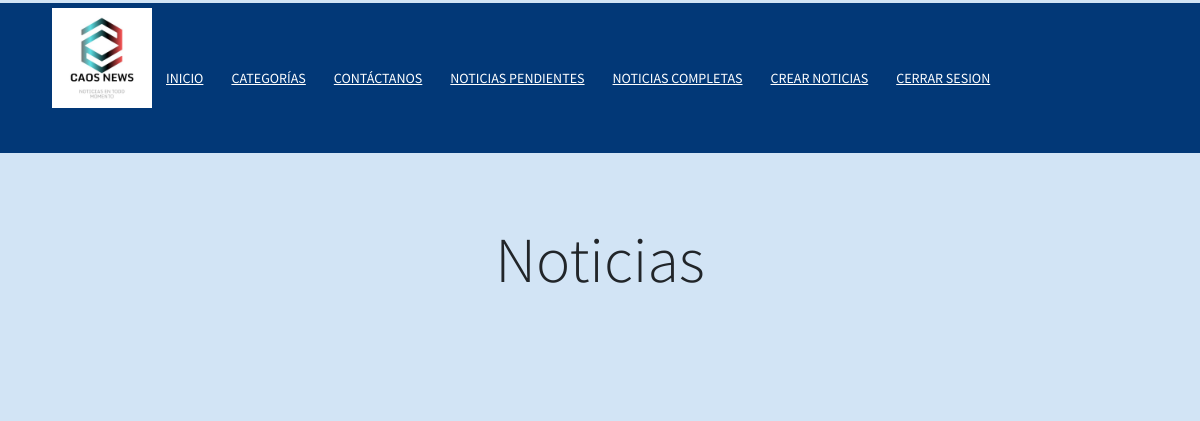
The app's page /usuarios/tasks_completed/ (signed in), older data.
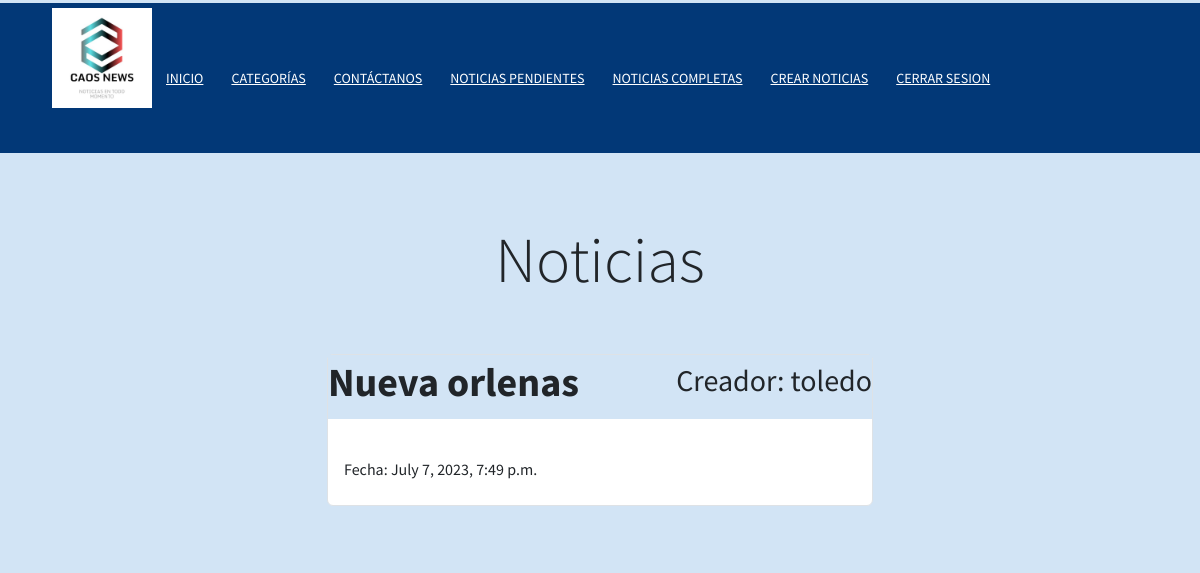
The same page, newer data.
### usuarios/models.py (models this page shows, shortened)
class Task(models.Model):
    title = models.CharField(max_length=100, verbose_name=_("Título"))
    description = models.TextField(blank=True, verbose_name=_("Descripción"))
    imagen = models.ImageField(upload_to='img/', null=True, blank=True, verbose_name=_("Imagen"))
    created = models.DateTimeField(auto_now_add=True, verbose_name=_("Creado"))
    datecompleted = models.DateTimeField(null=True, blank=True, verbose_name=_("Fecha completado"))
    important = models.BooleanField(default=False, verbose_name=_("Importante"))
    user = models.ForeignKey(User, on_delete=models.CASCADE)
    class Meta:
        verbose_name = _("Tarea")
        verbose_name_plural = _("Tareas")

### usuarios/views.py (the view)
# urls.py: path('tasks_completed/', views.tasks_completed, name="tasks_completed"),
@login_required
def tasks_completed(request):
    tasks = Task.objects.filter(user = request.user, datecompleted__isnull=False).order_by('-datecompleted')
    return render(request, 'usuarios/tasks.html', {'tasks': tasks})

### usuarios/templates/usuarios/tasks.html (shortened to what this page needs)
<link rel="stylesheet" href="https://cdn.jsdelivr.net/npm/bootstrap@5.3.0/dist/css/bootstrap.min.css">
{% extends 'usuarios/base.html' %}
{% load static %}
{% block content %}
<main class="container" style = "padding-top: 1px;">
    <div class="row">
        <div class="col-md-6 offset-md-3">
            <h1 class="text-center display-3 py-5">Noticias</h1>
            <ul class="list-group">
                {% for task in tasks %}
                    <a class="list-group-item" href="{% url 'task_detail' task.id %}">
                       <header class="d-flex justify-content-between">
                            {% if task.important %}
                            <h1 class="fw-bold text-success">{{task.title}}</h1>
                            {% else %}
                            <h1 class="fw-bold">{{task.title}}</h1>
                            {% endif %}
                            <p style = "font-size: 30px;">Creador: {{task.user.username}}</p>
                       </header>
                        <p>{{task.description}}</p>
                        <p style = "padding-top: 30px;">Fecha: {{task.datecompleted}}</p>
                    </a>
                {% endfor %}
            </ul>
        </div>
    </div>
</main>
{% endblock %}

Row changes from the older to the newer data that the page shows:
added Task: title "Nueva orlenas", user.username "toledo", datecompleted "July 7, 2023, 7:49 p.m."
